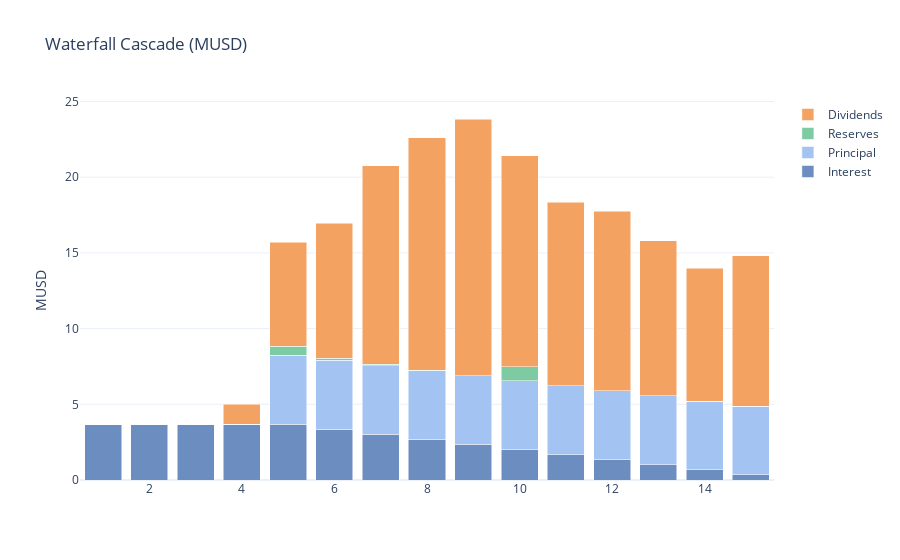

Here is the notebook cell this chart was saved with:
### Markdown cell above
**Interpretación:**

**LLCR (Loan Life Coverage Ratio) - Cálculo Acumulativo:**

El LLCR se calcula como NPV(CFADS) / Deuda Acumulada, donde la deuda acumulada incluye todos los tranches con igual o mayor senioridad:

- **Senior:** 4.31x vs threshold 1.35x → **220% de margen** (solo deuda Senior en denominador)
- **Mezzanine:** 3.05x vs threshold 1.20x → **154% de margen** (Senior + Mezzanine en denominador)
- **Subordinado:** 2.59x vs threshold 1.05x → **147% de margen** (deuda total en denominador)

**Interpretación correcta:** El tranche Senior tiene el LLCR más alto porque es el más seguro - tiene prioridad de pago y su cobertura solo considera su propia deuda. El Subordinado tiene el LLCR más bajo porque absorbe pérdidas residuales y su cobertura considera toda la deuda del proyecto.

**ICR (Interest Coverage Ratio):**
- Mínimo: -0.16x (año 1, período de gracia con CFADS negativo)
- Mediana: ~8x (años operacionales pico)
- El ICR negativo en años iniciales es esperado y cubierto por DSRA

### Code cell
# Visualización: Cascada de Pagos
PANELS['waterfall_cascade']

### Figure 1 — Plotly figure (JSON) as saved in the notebook; plotly's stock layout.template omitted (floating-point values rounded to 4 significant figures)
{"data": [{"marker": {"color": "#6C8DBF"}, "name": "Interest", "type": "bar", "x": [1, 2, 3, 4, 5, 6, 7, 8, 9, 10, 11, 12, 13, 14, 15], "y": [3.688, 3.688, 3.688, 3.688, 3.688, 3.352, 3.017, 2.682, 2.347, 2.011, 1.676, 1.341, 1.006, 0.6705, 0.3352]}, {"marker": {"color": "#A3C4F3"}, "name": "Principal", "type": "bar", "x": [1, 2, 3, 4, 5, 6, 7, 8, 9, 10, 11, 12, 13, 14, 15], "y": [0, 0, 0, 0, 4.545, 4.545, 4.545, 4.545, 4.545, 4.545, 4.545, 4.545, 4.545, 4.545, 4.545]}, {"marker": {"color": "#7CCBA2"}, "name": "Reserves", "type": "bar", "x": [1, 2, 3, 4, 5, 6, 7, 8, 9, 10, 11, 12, 13, 14, 15], "y": [0, 0, 0, 0, 0.6, 0.15, 0.075, 0.025, 0, 0.925, 0, 0, 0, 0, 0]}, {"marker": {"color": "#F4A261"}, "name": "Dividends", "type": "bar", "x": [1, 2, 3, 4, 5, 6, 7, 8, 9, 10, 11, 12, 13, 14, 15], "y": [0, 0, 0, 1.312, 6.856, 8.92, 13.13, 15.37, 16.95, 13.94, 12.12, 11.86, 10.27, 8.777, 9.935]}], "layout": {"barmode": "stack", "title": {"text": "Waterfall Cascade (MUSD)"}, "yaxis": {"title": {"text": "MUSD"}}}}
